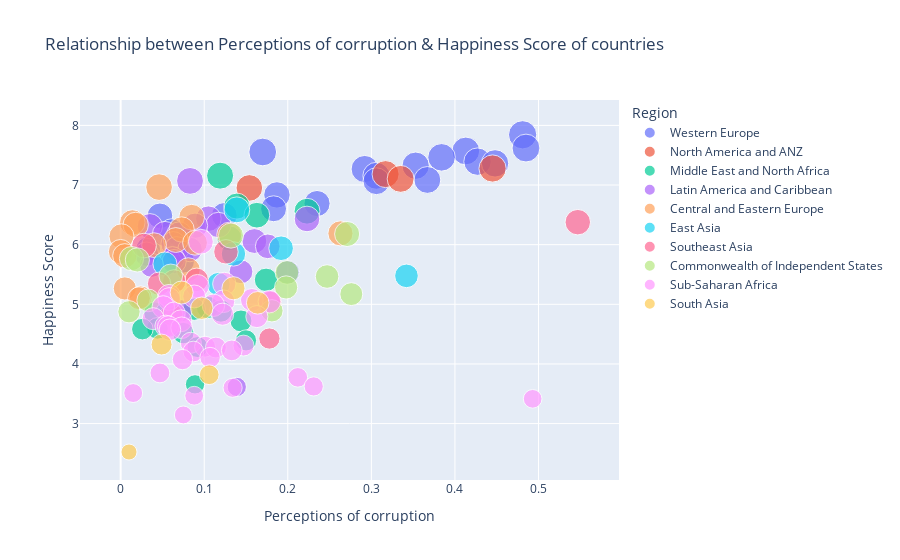

Notebook code cell kept with this figure:
### Code cell
fig = px.scatter(data_frame=df,x='Perceptions of corruption',y= 'Happiness Score', 
                 title="Relationship between Perceptions of corruption & Happiness Score of countries", 
                labels={
                     "Perceptions of corruption": "Perceptions of corruption",
                     "Happiness Score": "Happiness Score" } , size='Happiness Score', color =  'Region', hover_name='Country'       
                 )
fig.show()

### Figure 1 — Plotly figure (JSON) as saved in the notebook; plotly's stock layout.template omitted (floating-point values rounded to 4 significant figures)
{"data": [{"hovertemplate": "<b>%{hovertext}</b><br><br>Region=Western Europe<br>Perceptions of corruption=%{x}<br>Happiness Score=%{marker.size}<extra></extra>", "hovertext": ["Finland", "Denmark", "Switzerland", "Iceland", "Netherlands", "Norway", "Sweden", "Luxembourg", "Austria", "Germany", "Ireland", "United Kingdom", "Belgium", "France", "Malta", "Spain", "Italy", "Cyprus", "Portugal", "Greece", "North Cyprus"], "legendgroup": "Western Europe", "marker": {"color": "#636efa", "size": [7.842, 7.62, 7.571, 7.554, 7.464, 7.392, 7.363, 7.324, 7.268, 7.155, 7.085, 7.064, 6.834, 6.69, 6.602, 6.491, 6.483, 6.223, 5.929, 5.723, 5.536], "sizemode": "area", "sizeref": 0.01961, "symbol": "circle"}, "mode": "markers", "name": "Western Europe", "orientation": "v", "showlegend": true, "type": "scatter", "x": [0.481, 0.485, 0.413, 0.17, 0.384, 0.427, 0.448, 0.353, 0.292, 0.306, 0.367, 0.306, 0.187, 0.235, 0.183, 0.124, 0.047, 0.061, 0.033, 0.074, 0.2], "xaxis": "x", "y": [7.842, 7.62, 7.571, 7.554, 7.464, 7.392, 7.363, 7.324, 7.268, 7.155, 7.085, 7.064, 6.834, 6.69, 6.602, 6.491, 6.483, 6.223, 5.929, 5.723, 5.536], "yaxis": "y"}, {"hovertemplate": "<b>%{hovertext}</b><br><br>Region=North America and ANZ<br>Perceptions of corruption=%{x}<br>Happiness Score=%{marker.size}<extra></extra>", "hovertext": ["New Zealand", "Australia", "Canada", "United States"], "legendgroup": "North America and ANZ", "marker": {"color": "#EF553B", "size": [7.277, 7.183, 7.103, 6.951], "sizemode": "area", "sizeref": 0.01961, "symbol": "circle"}, "mode": "markers", "name": "North America and ANZ", "orientation": "v", "showlegend": true, "type": "scatter", "x": [0.445, 0.317, 0.335, 0.154], "xaxis": "x", "y": [7.277, 7.183, 7.103, 6.951], "yaxis": "y"}, {"hovertemplate": "<b>%{hovertext}</b><br><br>Region=Middle East and North Africa<br>Perceptions of corruption=%{x}<br>Happiness Score=%{marker.size}<extra></extra>", "hovertext": ["Israel", "Bahrain", "United Arab Emirates", "Saudi Arabia", "Kuwait", "Libya", "Turkey", "Morocco", "Algeria", "Iraq", "Iran", "Tunisia", "Lebanon", "Palestinian Territories", "Jordan", "Egypt", "Yemen"], "legendgroup": "Middle East and North Africa", "marker": {"color": "#00cc96", "size": [7.157, 6.647, 6.561, 6.494, 6.106, 5.41, 4.948, 4.918, 4.887, 4.854, 4.721, 4.596, 4.584, 4.517, 4.395, 4.283, 3.658], "sizemode": "area", "sizeref": 0.01961, "symbol": "circle"}, "mode": "markers", "name": "Middle East and North Africa", "orientation": "v", "showlegend": true, "type": "scatter", "x": [0.119, 0.139, 0.223, 0.163, 0.13, 0.174, 0.104, 0.088, 0.12, 0.041, 0.144, 0.044, 0.026, 0.075, 0.15, 0.092, 0.089], "xaxis": "x", "y": [7.157, 6.647, 6.561, 6.494, 6.106, 5.41, 4.948, 4.918, 4.887, 4.854, 4.721, 4.596, 4.584, 4.517, 4.395, 4.283, 3.658], "yaxis": "y"}, {"hovertemplate": "<b>%{hovertext}</b><br><br>Region=Latin America and Caribbean<br>Perceptions of corruption=%{x}<br>Happiness Score=%{marker.size}<extra></extra>", "hovertext": ["Costa Rica", "Guatemala", "Uruguay", "Brazil", "Mexico", "Jamaica", "Panama", "Chile", "El Salvador", "Colombia", "Nicaragua", "Argentina", "Honduras", "Peru", "Ecuador", "Bolivia", "Paraguay", "Dominican Republic", "Venezuela", "Haiti"], "legendgroup": "Latin America and Caribbean", "marker": {"color": "#ab63fa", "size": [7.069, 6.435, 6.431, 6.33, 6.317, 6.309, 6.18, 6.172, 6.061, 6.012, 5.972, 5.929, 5.919, 5.84, 5.764, 5.716, 5.653, 5.545, 4.892, 3.615], "sizemode": "area", "sizeref": 0.01961, "symbol": "circle"}, "mode": "markers", "name": "Latin America and Caribbean", "orientation": "v", "showlegend": true, "type": "scatter", "x": [0.083, 0.105, 0.223, 0.117, 0.089, 0.035, 0.053, 0.07, 0.16, 0.063, 0.176, 0.067, 0.083, 0.031, 0.062, 0.064, 0.037, 0.144, 0.072, 0.139], "xaxis": "x", "y": [7.069, 6.435, 6.431, 6.33, 6.317, 6.309, 6.18, 6.172, 6.061, 6.012, 5.972, 5.929, 5.919, 5.84, 5.764, 5.716, 5.653, 5.545, 4.892, 3.615], "yaxis": "y"}, {"hovertemplate": "<b>%{hovertext}</b><br><br>Region=Central and Eastern Europe<br>Perceptions of corruption=%{x}<br>Happiness Score=%{marker.size}<extra></extra>", "hovertext": ["Czech Republic", "Slovenia", "Kosovo", "Slovakia", "Lithuania", "Estonia", "Poland", "Romania", "Serbia", "Latvia", "Hungary", "Croatia", "Bosnia and Herzegovina", "Montenegro", "Bulgaria", "Albania", "North Macedonia"], "legendgroup": "Central and Eastern Europe", "marker": {"color": "#FFA15A", "size": [6.965, 6.461, 6.372, 6.331, 6.255, 6.189, 6.166, 6.14, 6.078, 6.032, 5.992, 5.882, 5.813, 5.581, 5.266, 5.117, 5.101], "sizemode": "area", "sizeref": 0.01961, "symbol": "circle"}, "mode": "markers", "name": "Central and Eastern Europe", "orientation": "v", "showlegend": true, "type": "scatter", "x": [0.046, 0.085, 0.014, 0.018, 0.073, 0.263, 0.13, 0.001, 0.066, 0.089, 0.04, 0, 0.005, 0.081, 0.005, 0.024, 0.022], "xaxis": "x", "y": [6.965, 6.461, 6.372, 6.331, 6.255, 6.189, 6.166, 6.14, 6.078, 6.032, 5.992, 5.882, 5.813, 5.581, 5.266, 5.117, 5.101], "yaxis": "y"}, {"hovertemplate": "<b>%{hovertext}</b><br><br>Region=East Asia<br>Perceptions of corruption=%{x}<br>Happiness Score=%{marker.size}<extra></extra>", "hovertext": ["Taiwan Province of China", "Japan", "South Korea", "Mongolia", "Hong Kong S.A.R. of China", "China"], "legendgroup": "East Asia", "marker": {"color": "#19d3f3", "size": [6.584, 5.94, 5.845, 5.677, 5.477, 5.339], "sizemode": "area", "sizeref": 0.01961, "symbol": "circle"}, "mode": "markers", "name": "East Asia", "orientation": "v", "showlegend": true, "type": "scatter", "x": [0.139, 0.192, 0.135, 0.053, 0.342, 0.117], "xaxis": "x", "y": [6.584, 5.94, 5.845, 5.677, 5.477, 5.339], "yaxis": "y"}, {"hovertemplate": "<b>%{hovertext}</b><br><br>Region=Southeast Asia<br>Perceptions of corruption=%{x}<br>Happiness Score=%{marker.size}<extra></extra>", "hovertext": ["Singapore", "Thailand", "Philippines", "Vietnam", "Malaysia", "Indonesia", "Laos", "Cambodia", "Myanmar"], "legendgroup": "Southeast Asia", "marker": {"color": "#FF6692", "size": [6.377, 5.985, 5.88, 5.411, 5.384, 5.345, 5.03, 4.83, 4.426], "sizemode": "area", "sizeref": 0.01961, "symbol": "circle"}, "mode": "markers", "name": "Southeast Asia", "orientation": "v", "showlegend": true, "type": "scatter", "x": [0.547, 0.028, 0.126, 0.091, 0.064, 0.046, 0.179, 0.061, 0.178], "xaxis": "x", "y": [6.377, 5.985, 5.88, 5.411, 5.384, 5.345, 5.03, 4.83, 4.426], "yaxis": "y"}, {"hovertemplate": "<b>%{hovertext}</b><br><br>Region=Commonwealth of Independent States<br>Perceptions of corruption=%{x}<br>Happiness Score=%{marker.size}<extra></extra>", "hovertext": ["Uzbekistan", "Kazakhstan", "Moldova", "Kyrgyzstan", "Belarus", "Russia", "Tajikistan", "Armenia", "Azerbaijan", "Turkmenistan", "Georgia", "Ukraine"], "legendgroup": "Commonwealth of Independent States", "marker": {"color": "#B6E880", "size": [6.179, 6.152, 5.766, 5.744, 5.534, 5.477, 5.466, 5.283, 5.171, 5.066, 4.891, 4.875], "sizemode": "area", "sizeref": 0.01961, "symbol": "circle"}, "mode": "markers", "name": "Commonwealth of Independent States", "orientation": "v", "showlegend": true, "type": "scatter", "x": [0.271, 0.132, 0.013, 0.02, 0.199, 0.06, 0.247, 0.198, 0.276, 0.033, 0.181, 0.01], "xaxis": "x", "y": [6.179, 6.152, 5.766, 5.744, 5.534, 5.477, 5.466, 5.283, 5.171, 5.066, 4.891, 4.875], "yaxis": "y"}, {"hovertemplate": "<b>%{hovertext}</b><br><br>Region=Sub-Saharan Africa<br>Perceptions of corruption=%{x}<br>Happiness Score=%{marker.size}<extra></extra>", "hovertext": ["Mauritius", "Congo (Brazzaville)", "Ivory Coast", "Cameroon", "Senegal", "Ghana", "Niger", "Gambia", "Benin", "Guinea", "South Africa", "Gabon", "Burkina Faso", "Mozambique", "Nigeria", "Mali", "Uganda", "Liberia", "Kenya", "Namibia", "Chad", "Swaziland", "Comoros", "Ethiopia", "Mauritania", "Madagascar", "Togo", "Zambia", "Sierra Leone", "Burundi", "Tanzania", "Malawi", "Lesotho", "Botswana", "Rwanda", "Zimbabwe"], "legendgroup": "Sub-Saharan Africa", "marker": {"color": "#FF97FF", "size": [6.049, 5.342, 5.306, 5.142, 5.132, 5.088, 5.074, 5.051, 5.045, 4.984, 4.956, 4.852, 4.834, 4.794, 4.759, 4.723, 4.636, 4.625, 4.607, 4.574, 4.355, 4.308, 4.289, 4.275, 4.227, 4.208, 4.107, 4.073, 3.849, 3.775, 3.623, 3.6, 3.512, 3.467, 3.415, 3.145], "sizemode": "area", "sizeref": 0.01961, "symbol": "circle"}, "mode": "markers", "name": "Sub-Saharan Africa", "orientation": "v", "showlegend": true, "type": "scatter", "x": [0.096, 0.124, 0.092, 0.058, 0.088, 0.058, 0.157, 0.123, 0.178, 0.111, 0.051, 0.064, 0.122, 0.163, 0.039, 0.072, 0.054, 0.057, 0.073, 0.059, 0.084, 0.147, 0.101, 0.114, 0.133, 0.087, 0.107, 0.074, 0.047, 0.212, 0.231, 0.134, 0.015, 0.088, 0.493, 0.075], "xaxis": "x", "y": [6.049, 5.342, 5.306, 5.142, 5.132, 5.088, 5.074, 5.051, 5.045, 4.984, 4.956, 4.852, 4.834, 4.794, 4.759, 4.723, 4.636, 4.625, 4.607, 4.574, 4.355, 4.308, 4.289, 4.275, 4.227, 4.208, 4.107, 4.073, 3.849, 3.775, 3.623, 3.6, 3.512, 3.467, 3.415, 3.145], "yaxis": "y"}, {"hovertemplate": "<b>%{hovertext}</b><br><br>Region=South Asia<br>Perceptions of corruption=%{x}<br>Happiness Score=%{marker.size}<extra></extra>", "hovertext": ["Nepal", "Maldives", "Bangladesh", "Pakistan", "Sri Lanka", "India", "Afghanistan"], "legendgroup": "South Asia", "marker": {"color": "#FECB52", "size": [5.269, 5.198, 5.025, 4.934, 4.325, 3.819, 2.523], "sizemode": "area", "sizeref": 0.01961, "symbol": "circle"}, "mode": "markers", "name": "South Asia", "orientation": "v", "showlegend": true, "type": "scatter", "x": [0.135, 0.073, 0.164, 0.097, 0.049, 0.106, 0.01], "xaxis": "x", "y": [5.269, 5.198, 5.025, 4.934, 4.325, 3.819, 2.523], "yaxis": "y"}], "layout": {"legend": {"itemsizing": "constant", "title": {"text": "Region"}, "tracegroupgap": 0}, "title": {"text": "Relationship between Perceptions of corruption & Happiness Score of countries"}, "xaxis": {"anchor": "y", "domain": [0, 1], "title": {"text": "Perceptions of corruption"}}, "yaxis": {"anchor": "x", "domain": [0, 1], "title": {"text": "Happiness Score"}}}}
